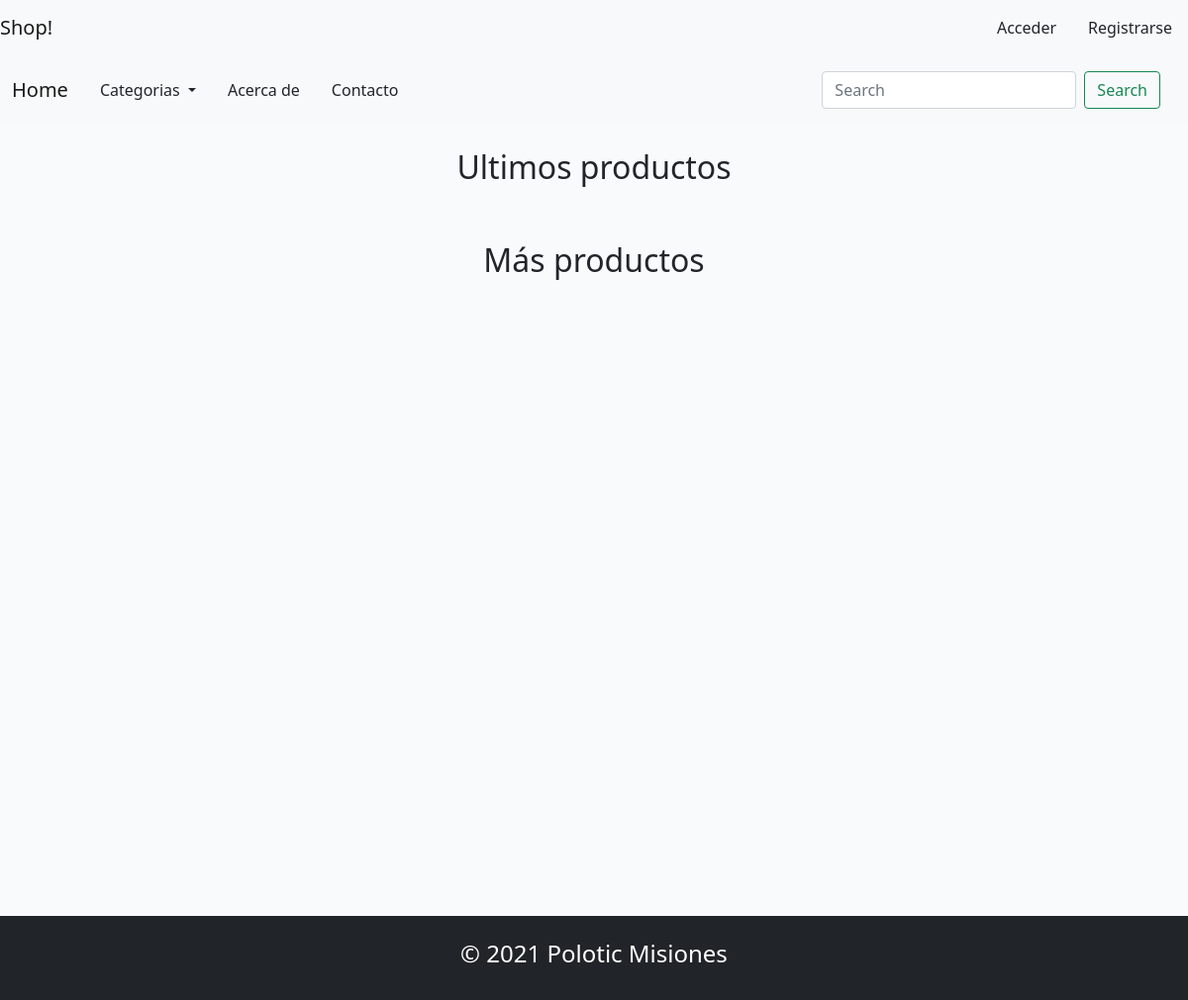
The app's page /, older data.
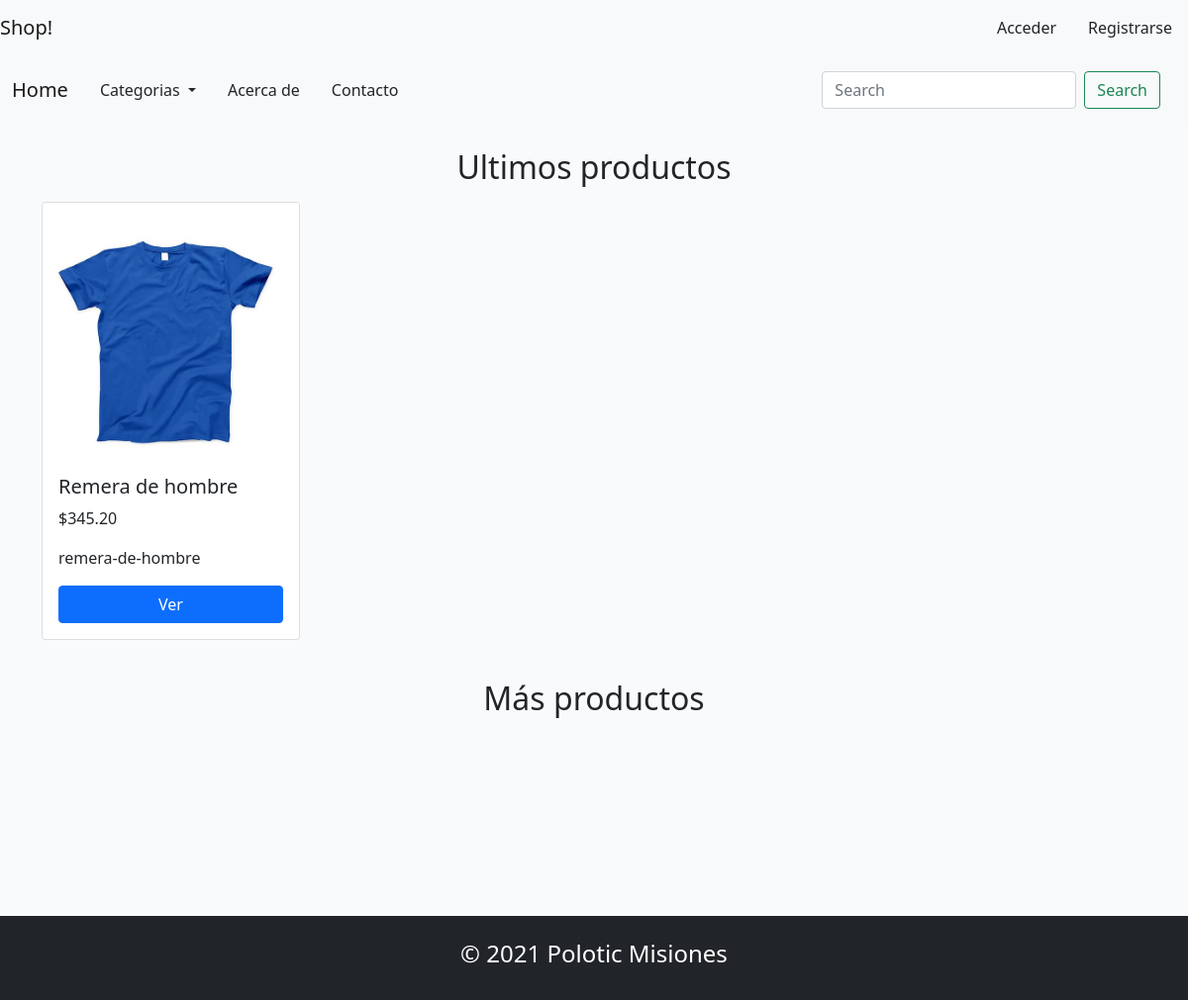
The same page, newer data.
### products/models.py (models this page shows, shortened)
class Product(models.Model):
    titulo = models.CharField(max_length=50)
    descripcion = models.TextField()
    imagen = models.ImageField(upload_to='products/', null =False, blank=False)
    precio = models.DecimalField(max_digits=8, decimal_places=2)
    categoria = models.ForeignKey(Category, on_delete=models.CASCADE, related_name='categoria')
    slug = models.SlugField(null=False,blank=False, unique= True)
    created_at = models.DateTimeField(auto_now_add=True)

### products/views.py (the view)
# urls.py: path('', ProductIndexListView.as_view(), name="home"),
class ProductIndexListView(ListView):
    template_name = 'index.html'
    queryset = Product.objects.all()
    def get_context_data(self, **kwargs):
        context = super().get_context_data(**kwargs)
        context['products'] = Product.objects.all().order_by('-created_at')[3:10]
        context['last_products'] = Product.objects.all().order_by('-created_at')[:3]
        return context

### categories/views.py (called while the page is built)
def dropdownCategory(request):
    categorias = Category.objects.all()
    return {
        'categorias': categorias
    }

### ecommerce/templates/index.html (shortened to what this page needs)
{% extends 'base.html' %} {% block content %}
<div class="row">
    <div class="col-12 my-3">
        <div class="d-flex justify-content-center py-2">
            <h2>Ultimos productos</h2>
        </div>
        <div class="row last-products">
            {% for producto in last_products %}
                {% include 'cardProduct.html' with producto=producto %}
            {% endfor %}
        </div>
    </div>
</div>
<div class="row">
    <div class="col-12 my-3">
        <div class="d-flex justify-content-center py-2">
            <h2>Más productos</h2>
        </div>
    </div>
</div>
{% endblock %}

### ecommerce/templates/cardProduct.html
<div class="col-12 col-sm-6 col-md-4 col-lg-3">
    <div class="card">
        <img src="{{producto.imagen.url}}" class="card-img-top" alt="{{producto.titulo}}">
        <div class="card-body">
            <h5 class="card-title">{{producto.titulo}}</h5>
            <p class="card-text">${{producto.precio}}</p>
            <p>{{producto.slug}}</p>
            <a href="{% url 'productos:producto' producto.slug %}" class="btn btn-primary align-middle w-100">
                Ver
            </a>
        </div>
    </div>
</div>

Row changes from the older to the newer data that the page shows:
added Product: imagen (picture), titulo "Remera de hombre", precio "345.20", slug "remera-de-hombre"
